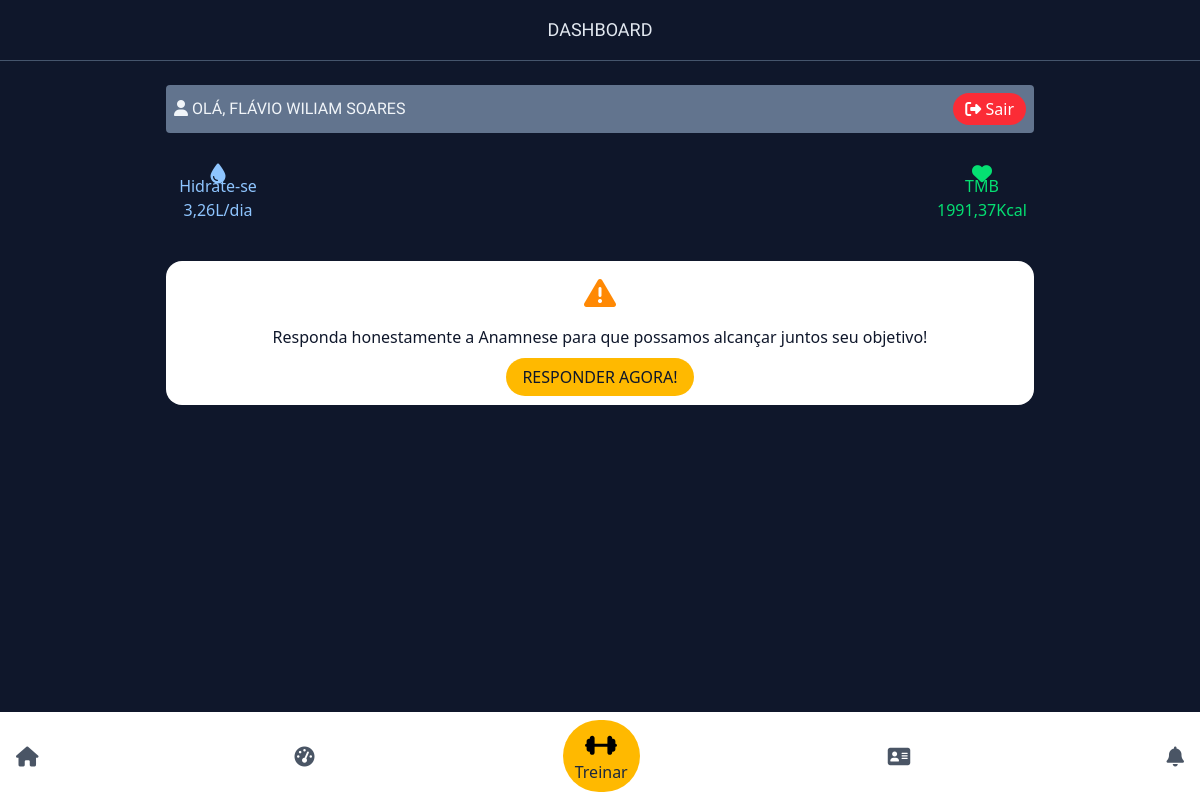
Before: /home/ (signed in) with the older database file.
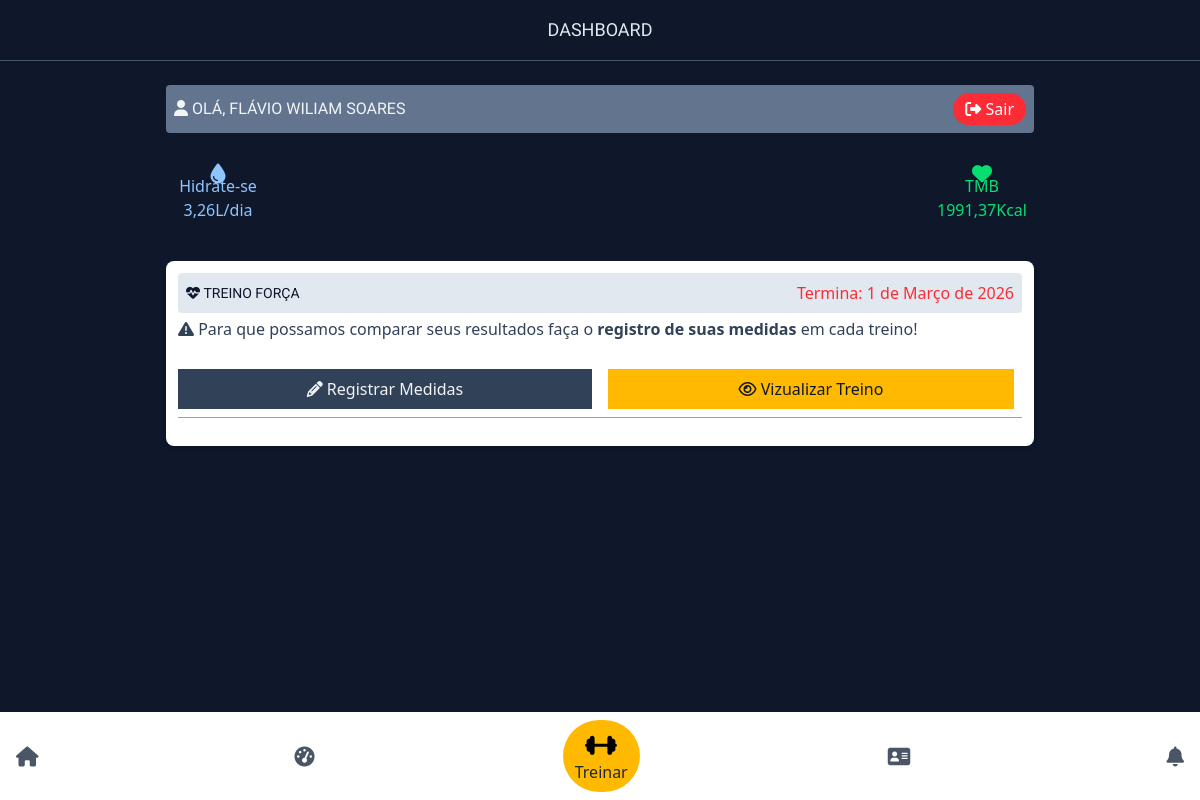
After: the same page with the newer database file.
### app_personal/models.py (models this page shows, shortened)
class Mesociclo(models.Model):
    user = models.ForeignKey(User, on_delete=models.CASCADE)
    titulo = models.CharField(max_length=255)
    periodizacao = models.CharField(max_length=255)
    pub_date = models.DateTimeField(auto_now_add=True)
    duracao = models.DateField(null=True)

### app/views.py (the view)
# urls.py: path('home/', views.home, name='home'),
def home(request):
    user_auth = request.user.is_authenticated
    user_id = request.user.id
    user_group = request.user.groups.all()
    if not user_auth:
        return redirect('login_view')
    else:
        dados_iniciais_verificados = DadosIniciais.objects.filter(user_id = user_id)
        treino = Mesociclo.objects.filter(user_id=user_id).order_by('-id')[:1]
        medidas = Medidas.objects.filter(user_id=user_id)
        if not medidas:
            medidas = None
        if not dados_iniciais_verificados:
            return redirect('dados_iniciais')
        else:
            dados_iniciais = DadosIniciais.objects.get(user_id = user_id)
            gorduras = Medidas.objects.filter(user_id=user_id).order_by('-id')
            dados_gordura=[]
            if gorduras:
                for g in gorduras:
                    dados_gordura.append({
                        'gordura': g.calcular_percentual_gordura(dados_iniciais.genero, dados_iniciais.altura),
                        'peso':g.peso
                    })
                ossos = float(dados_gordura[0]['peso'])*0.15
                residual = float(dados_gordura[0]['peso'])*0.24
                gordura = float(dados_gordura[0]['peso'])*float(dados_gordura[0]['gordura'])/100
                musculo = float(dados_gordura[0]['peso']) - (ossos + residual + gordura)
            else:
                dados_gordura=[{'gordura':0, 'peso':0}]
                ossos = None
                residual = None
                gordura = None
                musculo = None
            context={
            'treino':treino,
            'grupo':user_group,
            'dados_iniciais':dados_iniciais,
            'calc_idade':dados_iniciais.Idade(),
            'calc_agua':dados_iniciais.calc_agua(),
            'tmb':dados_iniciais.calc_kcal(),
            'medidas':medidas,
            'gordura_kg':gordura,
            'gordura':dados_gordura[0]['gordura'],
            'peso':dados_gordura[0]['peso'],
            'musculo':musculo,
            'ossos':ossos,
            'residual':residual,
            }
        return render(request, 'inicio/home.html', context)

### app/models.py (called while the page is built)
    def Idade(self):
        hoje = datetime.date.today()
        idade = hoje.year - self.data_nascimento.year - ((hoje.month, hoje.day) < (self.data_nascimento.month, self.data_nascimento.day))
        return idade

    def calc_agua(self):
        idade = self.Idade()
        quantidade = self.peso*idade
        return round(quantidade/1000, 2)

    def calc_kcal(self):
        peso = self.peso
        altura = self.altura
        idade=self.Idade()
        genero = self.genero
        if genero == 'masculino':
            tmb = 66.47+(13.75*peso)+(5.003*altura)-(6.775*idade)
        elif genero == 'feminino':
            tmb=655.09+(9.563*peso)+(1.85*altura)-(4.676*idade)
        elif not genero:
            tmb = 0
        return round(tmb,2)

### app/templates/inicio/home.html (shortened to what this page needs)
{% extends 'base/base.html' %}
{% block 'content'%}
{% if user %}
<h1 class="text-center text-lg border-b-1 border-slate-600 p-4 text-slate-200">DASHBOARD</h1>
<section class="content w-full max-w-[900px] m-auto my-2 p-4 text-white space-y-3 ">
    <div class="flex items-center justify-between bg-slate-500 p-2 rounded">
        <h1 class="text-slate-100"><i class="fa fa-user"></i>&nbsp;Olá, {{user.first_name}}</h1>
        <a href="{% url 'logout' %}" class="bg-red-500 py-1 px-3 rounded-full"><i class="fa fa-sign-out"></i> Sair</a>
    </div>
    <div>
        <div class="flex justify-between">
            <div class="w-26 h-26 rounded flex flex-col items-center justify-center text-blue-300">
                <i class="fa fa-tint fa-lg"></i>
                <p class="font-medium">Hidrate-se</p>
                <p>{{calc_agua}}L/dia</p>
            </div>
            <div class="w-26 h-26 rounded flex flex-col items-center justify-center text-green-400">
                <i class="fa fa-heart fa-lg"></i>
                <p class="font-medium">TMB</p>
                <p>{{tmb}}Kcal</p>
            </div>
        </div>
    </div>
    {% if treino %}
    <div class="bg-white p-3 rounded-lg text-amber-900 shadow-md my-2">
        {% for t in treino %}
        <div class="flex rounded items-center justify-between items-center bg-slate-200 p-2">
            <h2 class="text-sm text-slate-900 uppercase"><i class="fa fa-heartbeat"></i>&nbsp;{{t.titulo}}</h2>
            <p class="text-red-500 font-medium">Termina: {{t.duracao}}</p>
        </div>
        {% if not medidas%}
        <div class="py-1 text-slate-700"><i class="fa fa-warning"></i>&nbsp;Para que possamos comparar seus resultados faça o <strong>registro de suas medidas</strong> em cada treino!</div>
        {% endif %}
        <ul class="w-full flex items-center my-4 gap-2 border-b-1 border-slate-400">
            <li class="w-full">
                <a href="{% url 'medidas' t.id %}" class="text-center block text-slate-100  p-2 bg-slate-700 ">
                    <i class="fa fa-pencil"></i>
                    Registrar Medidas
                </a>
            </li>
            <li class="w-full p-2">
                 <a href="{% url 'treino_micro' t.id%}" class="text-center block p-2 bg-amber-400 text-slate-900">
                    <i class="fa fa-eye"></i>
                    Vizualizar Treino
                </a>
            </li>
        </ul>
        {% endfor %}
    </div>
    {% else %}
        <div class="bg-white text-slate-900 text-center rounded-2xl p-4 space-y-4">
            <i class="fa fa-exclamation-triangle fa-2x text-orange-400"></i>
            <p class="">Responda honestamente a Anamnese para que possamos alcançar juntos seu objetivo!</p>
            <a href="{% url 'anamnese' %}" class="bg-amber-400 py-2 px-4 rounded-full uppercase font-medium">Responder agora!</a>
        </div>
    {% endif %}
</section>
{% endif %}
{% endblock %}

Changed rows visible on the page:
added Mesociclo: titulo "TREINO FORÇA", duracao "1 de Março de 2026"
Other visible differences:
text no longer shown: "Responda honestamente a Anamnese para que possamos alcançar juntos seu objetivo! RESPONDER AGORA!"
